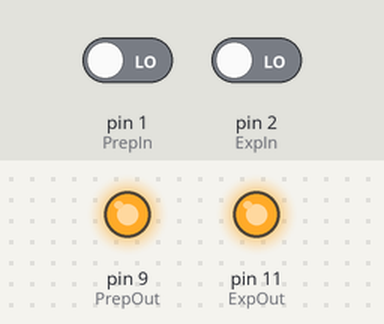
A sketch run on a simulated Arduino Uno, built with avr-gcc and run on an emulated ATmega328P. On the bench: output pins drawn as LEDs (lit = HIGH). Inputs (shaded band) come from the test bench; at power-on: pin 1 (PrepIn) LOW, pin 2 (ExpIn) LOW.

Above: at 1.2 s.
1.3 s: pin 1 (PrepIn) driven HIGH
At 2.3 s:
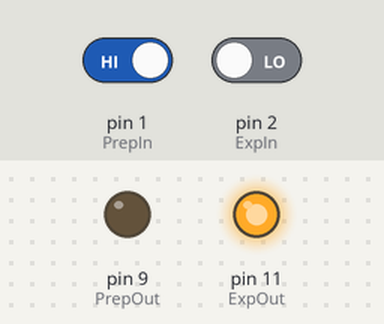
2.8 s: pin 2 (ExpIn) driven HIGH
At 4.6 s:
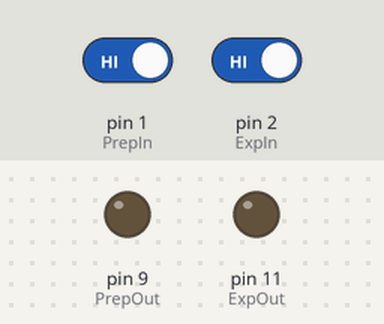
5.0 s: pin 1 (PrepIn) driven LOW
At 6.3 s:
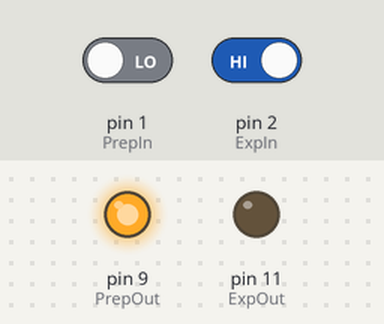
Timing chart, 0 to 8.0 s (numbered marks = the images above; inputs shaded):
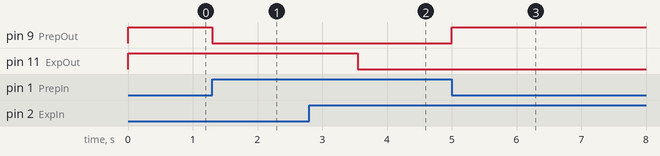

Measured:
- after the input at 1.3 s, pin 9 (PrepOut): HIGH → LOW at once
- after the input at 2.8 s, pin 11 (ExpOut): HIGH → LOW after 0.75 s
- after the input at 5.0 s, pin 9 (PrepOut): LOW → HIGH at once

The sketch:

PrepFireDelay.ino
```cpp
/*
  PrepInFireDelay
Passes PrepIn switch status to the Relay 1 directly and Fire is delayed by a fixed time to Relay 2


 */

// constants

const int PrepIn = 1;
const int ExpIn =  2;
const int PrepOut = 9;
const int ExpOut =  11;
const int WaitTime = 750;

// variables will change:
int PrepState = 0;
int OldPrepState = 0;
int ExpState = 0;
int OldExpState = 0;

void setup() {

  pinMode(PrepIn, INPUT);
  pinMode(ExpIn, INPUT);
  pinMode(PrepOut, OUTPUT);
  pinMode(ExpOut, OUTPUT);
  digitalWrite(PrepOut, HIGH);
  digitalWrite(ExpOut, HIGH);
  // Serial.begin(9600);
}

void loop() {
  // read the state of the Prep value:
  PrepState = digitalRead(PrepIn);

  // check if the Prep has changed
  if (PrepState !=  OldPrepState ) {
     if (PrepState == HIGH && OldPrepState == LOW) {
        // turn Relay on:
       digitalWrite(PrepOut, LOW);  }
      // Serial.println("Prep On");
     else {
       // turn LED off:
       digitalWrite(PrepOut, HIGH); }
      // Serial.println("Prep Off");
     OldPrepState = PrepState;
     }

  if (PrepState == HIGH) {
      ExpState = digitalRead(ExpIn);

      // check if the Exp has changed
      if (ExpState !=  OldExpState ) {
         if (ExpState == HIGH && OldExpState == LOW) {
            // turn Relay on:
            delay(WaitTime);
            digitalWrite(ExpOut, LOW);}
         else {
        // turn LED off:
           digitalWrite(ExpOut, HIGH);}
      OldExpState = ExpState;
      }
     }
}
```
